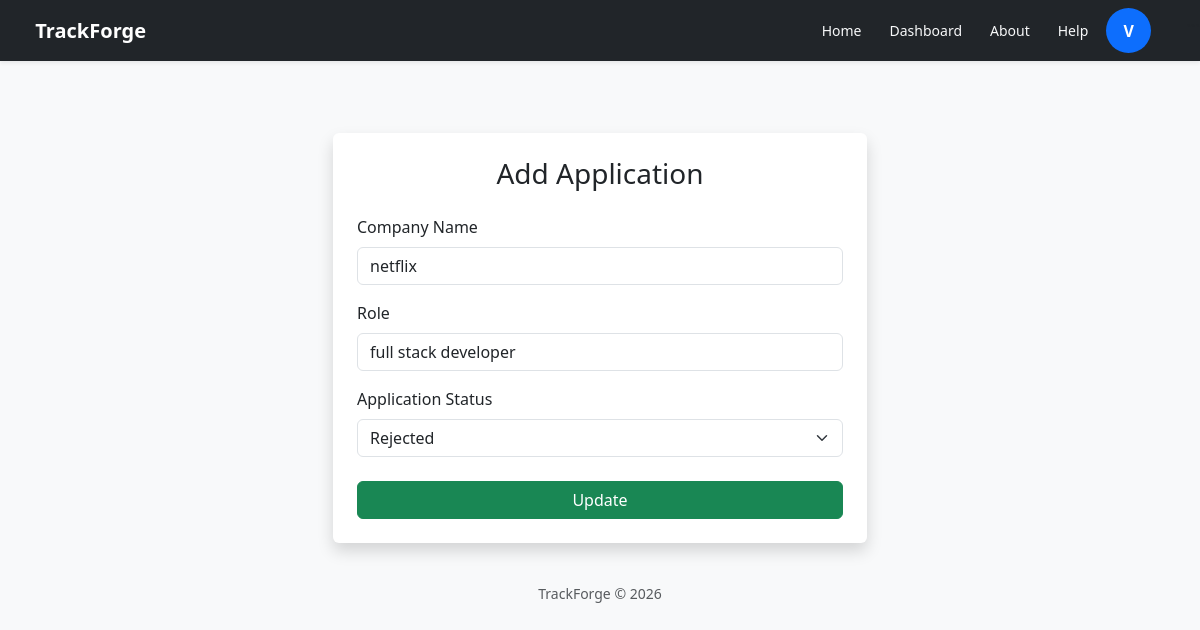
The page /edit_application/1 (signed in) on the database its author committed.
### app.py (models this page shows)
class Application(db.Model):
    id = db.Column(db.Integer, primary_key=True)
    user_id = db.Column(db.Integer, db.ForeignKey('user.id'))
    company_name = db.Column(db.String(100))
    role = db.Column(db.String(50))
    status = db.Column(db.String(50))

### app.py (the view)
@app.route("/edit_application/<int:id>", methods=["GET", "POST"])
def edit_application(id):
    if "user" not in session:
        return redirect(url_for("login"))
    data = Application.query.get_or_404(id)
    current_user = User.query.filter_by(username=session["user"]).first()
    if data.user_id != current_user.id:
        return "Unauthorized"
    if request.method == "POST":
        data.company_name = request.form["company_name"]
        data.role = request.form["role"]
        data.status = request.form["status"]
        db.session.commit()
        return redirect(url_for("dashboard"))
    return render_template("edit_application.html", data=data)

### templates/edit_application.html (shortened to what this page needs)
{% extends "base.html" %}
{% block content %}
    <div class="container mt-5">
    <div class="row justify-content-center">
        <div class="col-md-6">
            <div class="card shadow border-0">
                <div class="card-body p-4">
                    <h3 class="text-center mb-4">Add Application</h3>
                    <form method="POST">
                        <div class="mb-3">
                            <label class="form-label">Company Name</label>
                            <input type="text" name="company_name" class="form-control" placeholder="Ex: Google" value="{{ data.company_name }}"required>
                        </div>
                        <div class="mb-3">
                            <label class="form-label">Role</label>
                            <input type="text" name="role" class="form-control" placeholder="Ex: Backend Intern" value="{{ data.role }}"required>
                        </div>
                        <div class="mb-4">
                            <label class="form-label">Application Status</label>
                            <select name="status" class="form-select">
                                {% for option in ["Applied","Interview","Rejected","Offer"] %}
                                    <option value="{{ option }}"
                                        {% if data.status == option %}selected {% endif %}>
                                        {{ option }}
                                    </option>
                                {% endfor %}
                            </select>
                        </div>
                        <div class="d-grid">
                            <button class="btn btn-success">Update</button>
                        </div>
                    </form>
                </div>
            </div>
        </div>
    </div>
</div>
{% endblock %}

### rows shown on the page
Application: company_name "netflix", role "full stack developer", status "Rejected"

### other values the page prints
{{ session["user"][0]|upper if "user" in session else "👤" }} "V"
